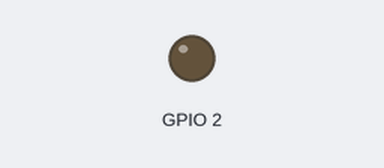
The sketch below on a simulated ESP8266 (NodeMCU). Shown: output pins drawn as LEDs (lit = HIGH). WiFi joins after 1.5 s; servers stay silent unless stated; uploads are accepted with an empty reply; what the sketch prints to the serial monitor is not drawn.

Above: at 1.6 s.
At 6.8 s:
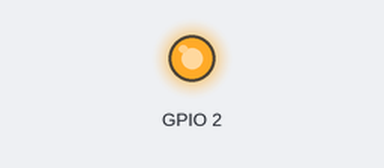
Timing chart, 0 to 8.3 s (numbered marks = the images above):
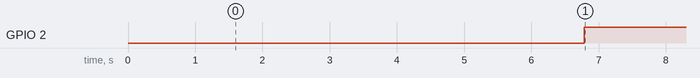

Measured:
- by itself, GPIO 2: LOW → HIGH at 6.8 s

The sketch:

coffeemachine.ino
```cpp
#include <ESP8266WiFi.h>

const char* ssid     = "zgWifiSpot";
const char* password = "***********";

const char* host = "coffeemachine.herokuapp.com";
const char* streamId   = "";
const char* privateKey = "";

boolean alive = false;

void setup() {
  Serial.begin(115200);
  delay(10);

  // We start by connecting to a WiFi network
  Serial.println();
  Serial.println();
  Serial.print("Connecting to ");
  Serial.println(ssid);

  WiFi.begin(ssid, password);

  while (WiFi.status() != WL_CONNECTED) {
    delay(500);
    Serial.print(".");
  }

  Serial.println("");
  Serial.println("WiFi connected");
  Serial.println("IP address: ");
  Serial.println(WiFi.localIP());

  pinMode(2, OUTPUT);
}

void loop() {
  delay(5000);

  // Serial.print("connecting to ");
  // Serial.println(host);

  // Use WiFiClient class to create TCP connections
  WiFiClient client;
  const int httpPort = 80;
  if (!client.connect(host, httpPort)) {
    Serial.println("connection failed");
    return;
  }

  // We now create a URI for the request
  String url = "/boil";

  // Serial.print("Requesting URL: ");
  // Serial.println(url);

  // This will send the request to the server
  client.print(String("GET ") + url + " HTTP/1.1\r\n" +
               "Host: " + host + "\r\n" +
               "Connection: close\r\n\r\n");
  delay(10);

  alive = false;

  // Read all the lines of the reply from server and print them to Serial
  while (client.available()) {
    String line = client.readStringUntil('\n');
    Serial.print('>' + line + '<');
    if (line == "sudo boil") {
      alive = true;
      Serial.print(">>>> ALIIIIIVE <<<<<\r\n");
      break;
    }
  }

  if(alive) {
    digitalWrite(2, LOW);
    delay(480000);
  } else {
    digitalWrite(2, HIGH);
  }

  Serial.println();
  Serial.println("closing connection");
}
```
